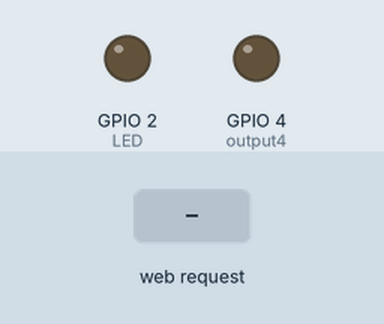
A sketch run on a simulated ESP8266 (NodeMCU). On the bench: output pins drawn as LEDs (lit = HIGH). The inputs (shaded band) are chosen by the test bench. WiFi joins after 1.5 s; servers stay silent unless stated; what the sketch prints to the serial monitor is not drawn.

Above: at 2.7 s.
2.8 s: HTTP request GET /4/on received
At 4.0 s:
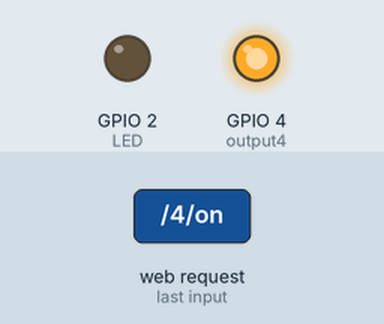
4.3 s: HTTP request GET /4/off received
At 5.1 s:
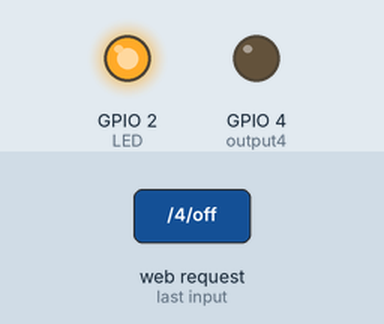
Timing chart, 0 to 7.3 s (numbered marks = the images above; inputs shaded):
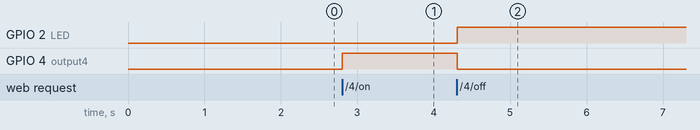

The sketch:

UART_Test.ino
```cpp
#include <ESP8266WiFi.h>
/* #include <ESP8266WebServer.h> */
#include <SoftwareSerial.h>

const char* ssid     = "KONGS";
const char* password = "6037244913!";

// Set web server port number to 80
WiFiServer server(80);

// Variable to store the HTTP request
String header;

// Auxiliar variables to store the current output state
String output4State = "off";

// Assign output variables to GPIO pins
const int output4 = 4;

// Current time
unsigned long currentTime = millis();
// Previous time
unsigned long previousTime = 0;
// Define timeout time in milliseconds (example: 2000ms = 2s)
const long timeoutTime = 2000;

#define LED 2 //Define blinking LED pin

int ledonoff = 0;
char rxread;

void setup() {

  pinMode(LED, OUTPUT); // Initialize the LED pin as an output

  Serial.begin(115200);
  // Initialize the output variables as outputs
  pinMode(output4, OUTPUT);
  // Set outputs to LOW
  digitalWrite(output4, LOW);

  // Connect to Wi-Fi network with SSID and password
  Serial.print("Connecting to ");
  Serial.println(ssid);
  WiFi.begin(ssid, password);
  while (WiFi.status() != WL_CONNECTED) {
    delay(500);
    Serial.print(".");
  }
  // Print local IP address and start web server
  Serial.println("");
  Serial.println("WiFi connected.");
  Serial.println("IP address: ");
  Serial.println(WiFi.localIP());
  server.begin();
}

void loop(){
  WiFiClient client = server.available();   // Listen for incoming clients


  rxread = Serial.read();
  if (rxread == 'On') {
    ledonoff = 1;
  }
  else if (rxread == 'Off') {
    ledonoff = 0;
  }
  else {}
  if (client) {                             // If a new client connects,
    Serial.println("New Client.");          // print a message out in the serial port
    Serial.printn(ledonoff);
    String currentLine = "";                // make a String to hold incoming data from the client
    currentTime = millis();
    previousTime = currentTime;
    while (client.connected() && currentTime - previousTime <= timeoutTime) { // loop while the client's connected
      currentTime = millis();
      if (client.available()) {             // if there's bytes to read from the client,
        char c = client.read();             // read a byte, then
        Serial.write(c);                    // print it out the serial monitor
        header += c;
        if (c == '\n') {                    // if the byte is a newline character
          // if the current line is blank, you got two newline characters in a row.
          // that's the end of the client HTTP request, so send a response:
          if (currentLine.length() == 0) {
            // HTTP headers always start with a response code (e.g. HTTP/1.1 200 OK)
            // and a content-type so the client knows what's coming, then a blank line:
            client.println("HTTP/1.1 200 OK");
            client.println("Content-type:text/html");
            client.println("Connection: close");
            client.println();

            // turns the GPIOs on and off
             if (header.indexOf("GET /4/on") >= 0) {
              Serial.println("LED On");
              output4State = "on";
              digitalWrite(output4, HIGH);
              digitalWrite(LED, LOW); // Turn the LED on (Note that LOW is the voltage level)
            } else if (header.indexOf("GET /4/off") >= 0) {
              Serial.println("LED Off");
              output4State = "off";
              digitalWrite(output4, LOW);
              digitalWrite(LED, HIGH); // Turn the LED off by making the voltage HIGH
            }

            // Display the HTML web page
            client.println("<!DOCTYPE html><html>");
            client.println("<head><meta name=\"viewport\" content=\"width=device-width, initial-scale=1\">");
            client.println("<link rel=\"icon\" href=\"data:,\">");
            // CSS to style the on/off buttons
            // Feel free to change the background-color and font-size attributes to fit your preferences
            client.println("<style>html { font-family: Helvetica; display: inline-block; margin: 0px auto; text-align: center;}");
            client.println(".button { background-color: #195B6A; border: none; color: white; padding: 16px 40px;");
            client.println("text-decoration: none; font-size: 30px; margin: 2px; cursor: pointer;}");
            client.println(".button2 {background-color: #77878A;}</style></head>");


            client.println(rxread);
            client.println(ledonoff);

            // Web Page Heading
            client.println("<body><h1>ESP8266 Web Server</h1>");

            // Display current state, and ON/OFF buttons for GPIO 5
            // If the output5State is off, it displays the ON button

            // Display current state, and ON/OFF buttons for GPIO 4
            client.println("<p>LED " + output4State + "</p>");
            // If the output4State is off, it displays the ON button
            if (output4State=="off") {
              client.println("<p><a href=\"/4/on\"><button class=\"button\">ON</button></a></p>");
              client.println(output4State);
            } else {
              client.println("<p><a href=\"/4/off\"><button class=\"button button2\">OFF</button></a></p>");
              client.println(output4State);
            }
            client.println("</body></html>");

            // The HTTP response ends with another blank line
            client.println();
            // Break out of the while loop
            break;
          } else { // if you got a newline, then clear currentLine
            currentLine = "";
          }
        } else if (c != '\r') {  // if you got anything else but a carriage return character,
          currentLine += c;      // add it to the end of the currentLine
        }
      }
    }
    // Clear the header variable
    header = "";
    // Close the connection
    client.stop();
    Serial.println("Client disconnected.");
    Serial.println("");
  }
}
```

Measured:
- after the input at 2.8 s, GPIO 4 (output4): LOW → HIGH at once
- after the input at 4.3 s, GPIO 2 (LED): LOW → HIGH at once; GPIO 4 (output4): HIGH → LOW at once
